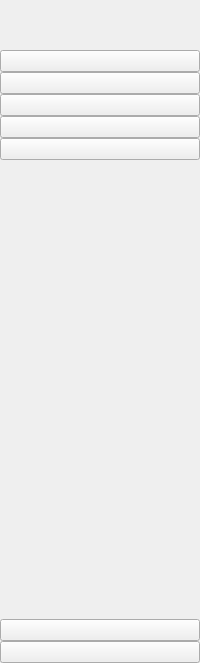
     <widget class="QWidget" name="icon_only_widget" native="true">
      <layout class="QVBoxLayout" name="verticalLayout_3">
       <property name="spacing">
        <number>0</number>
       </property>
       <property name="leftMargin">
        <number>0</number>
       </property>
       <property name="topMargin">
        <number>0</number>
       </property>
       <property name="rightMargin">
        <number>0</number>
       </property>
       <property name="bottomMargin">
        <number>0</number>
       </property>
       <item>
        <layout class="QHBoxLayout" name="horizontalLayout_2">
         <item>
          <widget class="QLabel" name="logo_label_1">
           <property name="minimumSize">
            <size>
             <width>50</width>
             <height>50</height>
            </size>
           </property>
           <property name="maximumSize">
            <size>
             <width>50</width>
             <height>50</height>
            </size>
           </property>
           <property name="text">
            <string/>
           </property>
           <property name="pixmap">
            <pixmap>icon/analytics_chart.ico</pixmap>
           </property>
           <property name="scaledContents">
            <bool>true</bool>
           </property>
          </widget>
         </item>
        </layout>
       </item>
       <item>
        <layout class="QVBoxLayout" name="verticalLayout">
         <item>
          <widget class="QPushButton" name="home_button_1">
           <property name="text">
            <string/>
           </property>
           <property name="icon">
            <iconset>
             <normaloff>icon/home.ico</normaloff>
             <normalon>icon/home_active.ico</normalon>icon/home.ico</iconset>
           </property>
           <property name="iconSize">
            <size>
             <width>32</width>
             <height>32</height>
            </size>
           </property>
           <property name="checkable">
            <bool>true</bool>
           </property>
           <property name="autoExclusive">
            <bool>true</bool>
           </property>
          </widget>
         </item>
         <item>
          <widget class="QPushButton" name="dashboard_button_1">
           <property name="text">
            <string/>
           </property>
           <property name="icon">
            <iconset>
             <normaloff>icon/dashboard.ico</normaloff>
             <normalon>icon/dashboard_active.ico</normalon>icon/dashboard.ico</iconset>
           </property>
           <property name="iconSize">
            <size>
             <width>32</width>
             <height>32</height>
            </size>
           </property>
           <property name="checkable">
            <bool>true</bool>
           </property>
           <property name="autoExclusive">
            <bool>true</bool>
           </property>
          </widget>
         </item>
         <item>
          <widget class="QPushButton" name="table_button_1">
           <property name="text">
            <string/>
           </property>
           <property name="icon">
            <iconset>
             <normaloff>icon/table.ico</normaloff>
             <normalon>icon/table_active.ico</normalon>icon/table.ico</iconset>
           </property>
           <property name="iconSize">
            <size>
             <width>32</width>
             <height>32</height>
            </size>
           </property>
           <property name="checkable">
            <bool>true</bool>
           </property>
           <property name="autoExclusive">
            <bool>true</bool>
           </property>
          </widget>
         </item>
         <item>
          <widget class="QPushButton" name="account_balance_button_1">
           <property name="text">
            <string/>
           </property>
           <property name="icon">
            <iconset>
             <normaloff>icon/account_balance.ico</normaloff>
             <normalon>icon/account_balance_active.ico</normalon>icon/account_balance.ico</iconset>
           </property>
           <property name="iconSize">
            <size>
             <width>32</width>
             <height>32</height>
            </size>
           </property>
           <property name="checkable">
            <bool>true</bool>
           </property>
           <property name="autoExclusive">
            <bool>true</bool>
           </property>
          </widget>
         </item>
         <item>
          <widget class="QPushButton" name="sub_button_1">
           <property name="text">
            <string/>
           </property>
           <property name="icon">
            <iconset>
             <normaloff>icon/sub.ico</normaloff>
             <normalon>icon/sub_active.ico</normalon>icon/sub.ico</iconset>
           </property>
           <property name="iconSize">
            <size>
             <width>32</width>
             <height>32</height>
            </size>
           </property>
           <property name="checkable">
            <bool>true</bool>
           </property>
           <property name="autoExclusive">
            <bool>true</bool>
           </property>
          </widget>
         </item>
        </layout>
       </item>
       <item>
        <spacer name="verticalSpacer">
         <property name="orientation">
          <enum>Qt::Vertical</enum>
         </property>
         <property name="sizeHint" stdset="0">
          <size>
           <width>20</width>
           <height>459</height>
          </size>
         </property>
        </spacer>
       </item>
       <item>
        <widget class="QPushButton" name="info_button_1">
         <property name="text">
          <string/>
         </property>
         <property name="icon">
          <iconset>
           <normaloff>icon/info.ico</normaloff>
           <normalon>icon/info_active.ico</normalon>icon/info.ico</iconset>
         </property>
         <property name="iconSize">
          <size>
           <width>20</width>
           <height>20</height>
          </size>
         </property>
         <property name="checkable">
          <bool>true</bool>
         </property>
         <property name="autoExclusive">
          <bool>true</bool>
         </property>
        </widget>
       </item>
       <item>
        <widget class="QPushButton" name="exit_button_1">
         <property name="text">
          <string/>
         </property>
         <property name="icon">
          <iconset>
           <normaloff>../../../../PycharmProjects/ui/icon/close-window-64.ico</normaloff>../../../../PycharmProjects/ui/icon/close-window-64.ico</iconset>
         </property>
         <property name="iconSize">
          <size>
           <width>20</width>
           <height>20</height>
          </size>
         </property>
         <property name="checkable">
          <bool>true</bool>
         </property>
         <property name="autoExclusive">
          <bool>true</bool>
         </property>
        </widget>
       </item>
      </layout>
     </widget>
